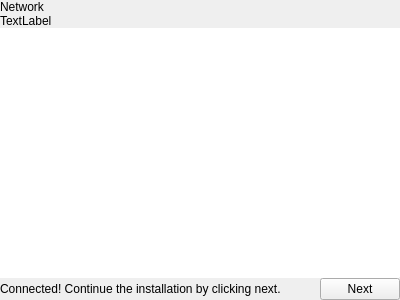
<?xml version="1.0" encoding="UTF-8"?>
<ui version="4.0">
 <class>NetworkPage</class>
 <widget class="QWidget" name="NetworkPage">
  <property name="geometry">
   <rect>
    <x>0</x>
    <y>0</y>
    <width>400</width>
    <height>300</height>
   </rect>
  </property>
  <property name="windowTitle">
   <string notr="true">Form</string>
  </property>
  <layout class="QVBoxLayout" name="verticalLayout">
   <property name="spacing">
    <number>0</number>
   </property>
   <property name="leftMargin">
    <number>0</number>
   </property>
   <property name="topMargin">
    <number>0</number>
   </property>
   <property name="rightMargin">
    <number>0</number>
   </property>
   <property name="bottomMargin">
    <number>0</number>
   </property>
   <item>
    <widget class="tTitleLabel" name="titleLabel">
     <property name="text">
      <string>Network</string>
     </property>
    </widget>
   </item>
   <item>
    <widget class="QLabel" name="descriptionLabel">
     <property name="text">
      <string notr="true">TextLabel</string>
     </property>
     <property name="wordWrap">
      <bool>true</bool>
     </property>
     <property name="margin">
      <number>9</number>
     </property>
    </widget>
   </item>
   <item>
    <widget class="QStackedWidget" name="stackedWidget">
     <widget class="QWidget" name="page">
      <layout class="QVBoxLayout" name="verticalLayout_2">
       <property name="leftMargin">
        <number>0</number>
       </property>
       <property name="topMargin">
        <number>0</number>
       </property>
       <property name="rightMargin">
        <number>0</number>
       </property>
       <property name="bottomMargin">
        <number>0</number>
       </property>
       <item>
        <widget class="QListWidget" name="networkList">
         <property name="frameShape">
          <enum>QFrame::NoFrame</enum>
         </property>
        </widget>
       </item>
      </layout>
     </widget>
     <widget class="QWidget" name="page_2"/>
    </widget>
   </item>
   <item>
    <widget class="Line" name="line">
     <property name="maximumSize">
      <size>
       <width>16777215</width>
       <height>1</height>
      </size>
     </property>
     <property name="orientation">
      <enum>Qt::Horizontal</enum>
     </property>
    </widget>
   </item>
   <item>
    <layout class="QHBoxLayout" name="horizontalLayout">
     <item>
      <widget class="QLabel" name="connectedLabel">
       <property name="text">
        <string>Connected! Continue the installation by clicking next.</string>
       </property>
       <property name="margin">
        <number>9</number>
       </property>
      </widget>
     </item>
     <item>
      <spacer name="horizontalSpacer">
       <property name="orientation">
        <enum>Qt::Horizontal</enum>
       </property>
       <property name="sizeHint" stdset="0">
        <size>
         <width>40</width>
         <height>20</height>
        </size>
       </property>
      </spacer>
     </item>
     <item>
      <widget class="QPushButton" name="nextButton">
       <property name="text">
        <string>Next</string>
       </property>
       <property name="icon">
        <iconset theme="go-next"/>
       </property>
      </widget>
     </item>
    </layout>
   </item>
  </layout>
 </widget>
 <customwidgets>
  <customwidget>
   <class>tTitleLabel</class>
   <extends>QLabel</extends>
   <header location="global">ttitlelabel.h</header>
   <slots>
    <signal>backButtonClicked()</signal>
   </slots>
  </customwidget>
 </customwidgets>
 <resources/>
 <connections/>
</ui>
